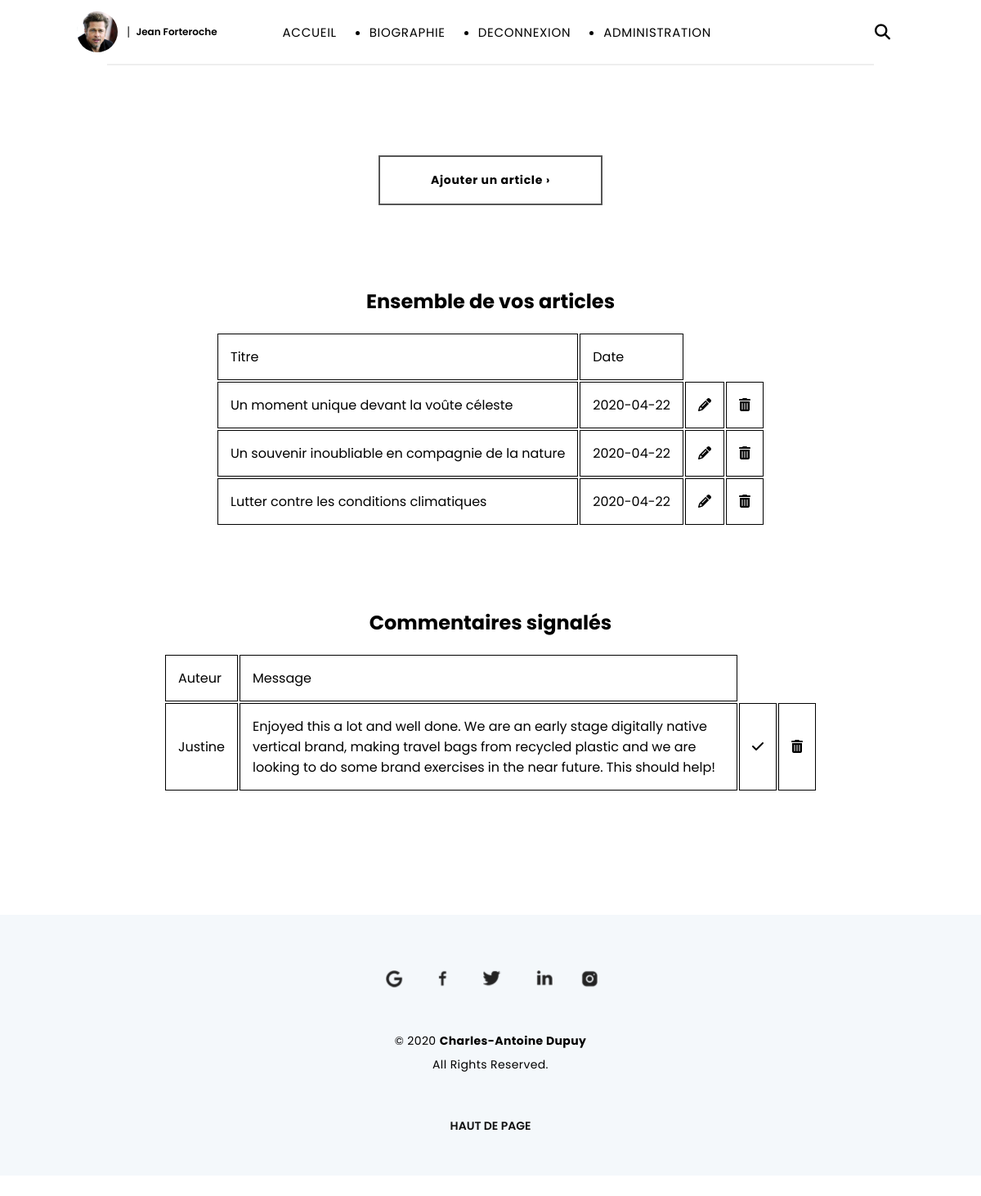
/index.php?action=admin (signed in), run on the app's committed database.
### tables this page shows
CREATE TABLE `t_billet` (
  `BIL_ID` int(11) NOT NULL,
  `BIL_DATE` date NOT NULL,
  `BIL_TITRE` varchar(100) NOT NULL,
  `BIL_CONTENU` varchar(3000) NOT NULL,
  `BIL_IMGACCUEIL` varchar(150) DEFAULT NULL
);

CREATE TABLE `t_commentaire` (
  `COM_ID` int(11) NOT NULL,
  `COM_DATE` datetime NOT NULL,
  `COM_AUTEUR` varchar(100) NOT NULL,
  `COM_CONTENU` varchar(400) NOT NULL,
  `COM_SIGNALE` tinyint(1) NOT NULL DEFAULT '0',
  `BIL_ID` int(11) NOT NULL
);

### Controleur/controleur.php (called while the page is built, shortened)
<?php
require_once 'Modele/modeleBillets.php';
require_once 'Modele/modeleCommentaires.php';
function admin()
{
    $modeleBillets = new BilletsManager();
    $modeleCommentaires = new CommentairesManager();
    $commentaires = $modeleCommentaires->getCommentaire();
    $billets = $modeleBillets->getBillets();
    require 'Vue/vueAdmin.php';
}

### Modele/modeleBillets.php (called while the page is built, shortened)
<?php
class BilletsManager extends Modele
{
    public function getBillets()
    {
        $bdd = $this->getBdd();
        $billets = $bdd->query('SELECT bil_id AS id, bil_date AS date,'
            . ' bil_titre AS titre, bil_contenu AS contenu, bil_imgaccueil as accueil FROM T_BILLET'
            . ' order by BIL_ID desc');
        return $billets;
    }
}

### Modele/modeleCommentaires.php (called while the page is built, shortened)
<?php
class CommentairesManager extends Modele
{
    public function getcommentaire()
    {
        $bdd = $this->getBdd();
        $commentaire = $bdd->query('SELECT com_id AS id, com_date AS date,'
            . ' COM_AUTEUR AS auteur, com_contenu AS contenu, com_signale as signale FROM T_COMMENTAIRE'
            . ' WHERE com_signale=true');
        return $commentaire;
    }
}

### Vue/vueAdmin.php (the view, shortened to what this page needs)
<section class="dashboard">
    <a class="boutonDashboard" href="index.php?action=ajouterArticle">Ajouter un article ›</a>
    <h2 class="titre1Dashboard">Ensemble de vos articles</h2>
    <table class="ensembleBillets">
        <tr>
            <td>Titre</td>
            <td>Date</td>
        </tr>
        <?php foreach ($billets as $billet): ?>
            <tr>
                <td class="titreAdmin"><?=$billet['titre']?></td>
                <td><?=$billet['date']?></td>
                <td><a href="<?="index.php?action=modifierArticle&id=" . $billet['id']?>"><i class="fa fa-pencil" aria-hidden="true"></i></a></td>
                <td> <a href="<?="index.php?action=delete&id=" . $billet['id']?>"><i class="fa fa-trash" aria-hidden="true"></i></a></td>
            </tr>
        <?php endforeach;?>
    </table>
    <h2 class="titre2Dashboard">Commentaires signalés</h2>
    <table class='ensembleCommentaires'>
        <tr>
            <td>Auteur</td>
            <td>Message</td>
        </tr>
        <?php foreach ($commentaires as $commentaire): ?>
            <tr>
                <td><?=htmlspecialchars($commentaire['auteur'])?></td>
                <td><?=htmlspecialchars($commentaire['contenu'])?></td>
                <td><a href="<?="index.php?action=validerCom&id=" . $commentaire['id']?>"><i class="fas fa-check"></i></a></td>
                <td> <a href="<?="index.php?action=deleteCom&id=" . $commentaire['id']?>"><i class="fa fa-trash" aria-hidden="true"></i></a></td>
            </tr>
        <?php endforeach;?>
    </table>
</section>
<?php $contenu = ob_get_clean();?>
<?php require 'Vue/gabarit.php';?>

### index.php (shortened to what this page needs)
<?php
require 'Controleur/controleur.php';
try {
    if (isset($_GET['action'])) {
        if ($_GET['action'] == 'billet') {
            if (isset($_GET['id'])) {
                $idBillet = intval($_GET['id']);
                if ($idBillet != 0) {
                    billet($idBillet);
                } else {
                    throw new Exception("Identifiant de billet non valide");
                }
            } else {
                throw new Exception("Identifiant de billet non défini");
            }
        }
        else if ($_GET['action'] == 'commenter') {
            $auteur = getParametre($_POST, 'auteur');
            $contenu = getParametre($_POST, 'contenu');
            $idBillet = getParametre($_POST, 'id');
            commenter($auteur, $contenu, $idBillet);
        }
        else if ($_GET['action'] == 'signalerCommentaire') {
            $idBillet = getParametre($_GET, 'bilid');
            $idCommentaire = getParametre($_GET, 'id');
            signalerCommentaires($idBillet, $idCommentaire);
        }
        else if ($_GET['action'] == 'login') {
            require 'Vue/vueConnexion.php';
        }
        else if ($_GET['action'] == 'connexion') {
            $pseudo = getParametre($_POST, 'pseudo');
            $resultat = getParametre($_POST, 'password');
            authentification($pseudo, $resultat);
        }
        else if ($_GET['action'] == 'coco') {
            $pseudo = getParametre($_POST, 'pseudo');
            $pass = password_hash($_POST['pass'], PASSWORD_DEFAULT);
            utilisateur($pseudo, $pass);
        }
        else if ($_GET['action'] == 'inscription') {
            require 'Vue/vueGO.php';
        }
        else if ($_GET['action'] == 'about') {
            require 'Vue/vueApropos.php';
        }
        else if ($_GET['action'] == 'admin') {
            if (!isset($_SESSION['pseudo'])) {
                header("Location: index.php");
            } else {
                admin();
            }
        }
    }
    else {
        accueil();
    }
} catch (Exception $e) {
    erreur($e->getMessage());
}

### Vue/gabarit.php (shortened to what this page needs)
<!doctype html>
<html lang="fr">
  <head>
        <link rel="stylesheet" href="Contenu/style.css"/>
    </head>
    <body>
        <nav class="nav1">
            <ul class="ulNav1">
                <a href="index.php">
                    <div class="navavatar">
                        <img class="avatar3" src="contenu/images/jf.jpg" alt="">
                        <img class="vertical" src="contenu/images/vertical.png" alt="">
                        <h2 class='prenom'>Jean Forteroche</h2>
                    </div>
                </a>
                <li class="navigationHome1"><a href="index.php">ACCUEIL</a></li>
                <li class="navigation1"><a href='index.php?action=about'>BIOGRAPHIE</a></li>
                <?php
if (isset($_SESSION['pseudo'])) {
    echo '<li class="navigation1"><a href="index.php?action=logout">DECONNEXION</a></li>';
    echo '<li class="navigation1"><a href="index.php?action=admin">ADMINISTRATION</a></li>';
} else {
    echo '<li class="navigation1"><a href="index.php?action=login">CONNEXION</a></li>';
}?>
                <i class="fas fa-search"></i>
            </ul>
            <hr class="hr2">
        </nav>
        <?=$contenu?>
        <section class="piedDePage2">
            <div class="listPied">
                <img class="iconesbas" src="contenu/images/bas.png" alt="">
            </div>
            <p class="chad">© 2020 <strong>Charles-Antoine Dupuy</strong></p>
            <p class="copyright">All Rights Reserved.</p>
            <a href="#haut"><p class="haut">HAUT DE PAGE</p></a>
        </section>
    </body>
</html>

### Contenu/style.css (style rules this page uses)
body { font-family: "poppins", sans-serif; width: 100%; margin: 0px; }
li { margin: 20px; }
a { text-decoration: none; color: black; }
hr { width: 78%; color: #eeeeee; border: 1px solid #333333; margin-bottom: -20px; }
.hr2 { width: 78%; color: #eeeeee; border: 1px solid #eeeeee; margin-bottom: -20px; position: relative; top: 20px; }
.vertical { width: 8px; }
.ulNav1 { position: relative; top: 30px; display: flex; justify-content: center; align-items: center; right: 90px; }
.navavatar { display: flex; justify-content: center; align-items: center; position: relative; right: 150px; }
.prenom { position: relative; left: 5px; font-size: 14px; font-weight: 600; letter-spacing: 0px; }
.fa-search { position: relative; left: 200px; content: #030303; font-size: 19px; font-weight: lighter; }
.nav1 { position: relative; justify-content: center; font-size: 15px; margin-top: -40px; margin-bottom: 40px; letter-spacing: 0.7px; }
.avatar3 { position: relative; width: 50px; border-radius: 50%; border: 9px solid white; }
.navigationHome1 { list-style: none; }
.piedDePage2 { display: flex; flex-direction: column; justify-content: center; align-items: center; position: relative; background-color: #f4f8fb; width: 100%; }
.listPied { display: flex; margin-top: 20px; justify-content: center; width: 100%; }
.copyright { font-size: 14px; letter-spacing: 0.4px; position: relative; bottom: 20px; }
.chad { font-size: 14px; letter-spacing: 0.4px; }
.iconesbas { width: 280px; margin-top: 40px; margin-bottom: 30px; }
.haut { position: relative; bottom: 20px; font-weight: 600; margin-top: 40px; font-size: 14px; color: #111111; margin-bottom: 30px; }
.ensembleCommentaires { position: relative; margin: auto; display: flex; align-items: center; justify-content: center; width: 100%; max-width: 800px; margin-bottom: 150px; }
.titre1Dashboard { display: flex; justify-content: center; align-items: center; margin-top: 100px; }
.titre2Dashboard { margin-top: 100px; display: flex; justify-content: center; align-items: center; }
td { border: 1px solid black; padding: 15px; }
.dashboard { margin-top: 150px; }
.ensembleBillets { position: relative; margin: auto; display: flex; width: 100%; max-width: 800px; justify-content: center; }
.boutonDashboard { background-color: white; font-size: 14px; border: 2px solid #555555; position: relative; padding: 18px 35px 18px 35px; font-weight: bolder; margin-top: 40px; letter-spacing: 0.7px; display: flex; justify-content: center; align-items: center; margin: auto; width: 200px; }
@media all and (max-width: 1200px) { .prenom { font-size: 12px; } }
@media all and (max-width: 1200px) { .fa-search { left: 180px; font-weight: lighter; } }
@media all and (max-width: 1200px) { .navavatar { right: 65px; } }

### data on the page
t_billet: BIL_TITRE "Un moment unique devant la voûte céleste", BIL_DATE "2020-04-22"
t_billet: BIL_TITRE "Un souvenir inoubliable en compagnie de la nature", BIL_DATE "2020-04-22"
t_billet: BIL_TITRE "Lutter contre les conditions climatiques", BIL_DATE "2020-04-22"
t_commentaire: COM_AUTEUR "Justine", COM_CONTENU "Enjoyed this a lot and well done. We are an early stage digitally native vertical brand, making travel bags from recycled plastic and we are looking to do some brand exercises in the near future. This should help!"
